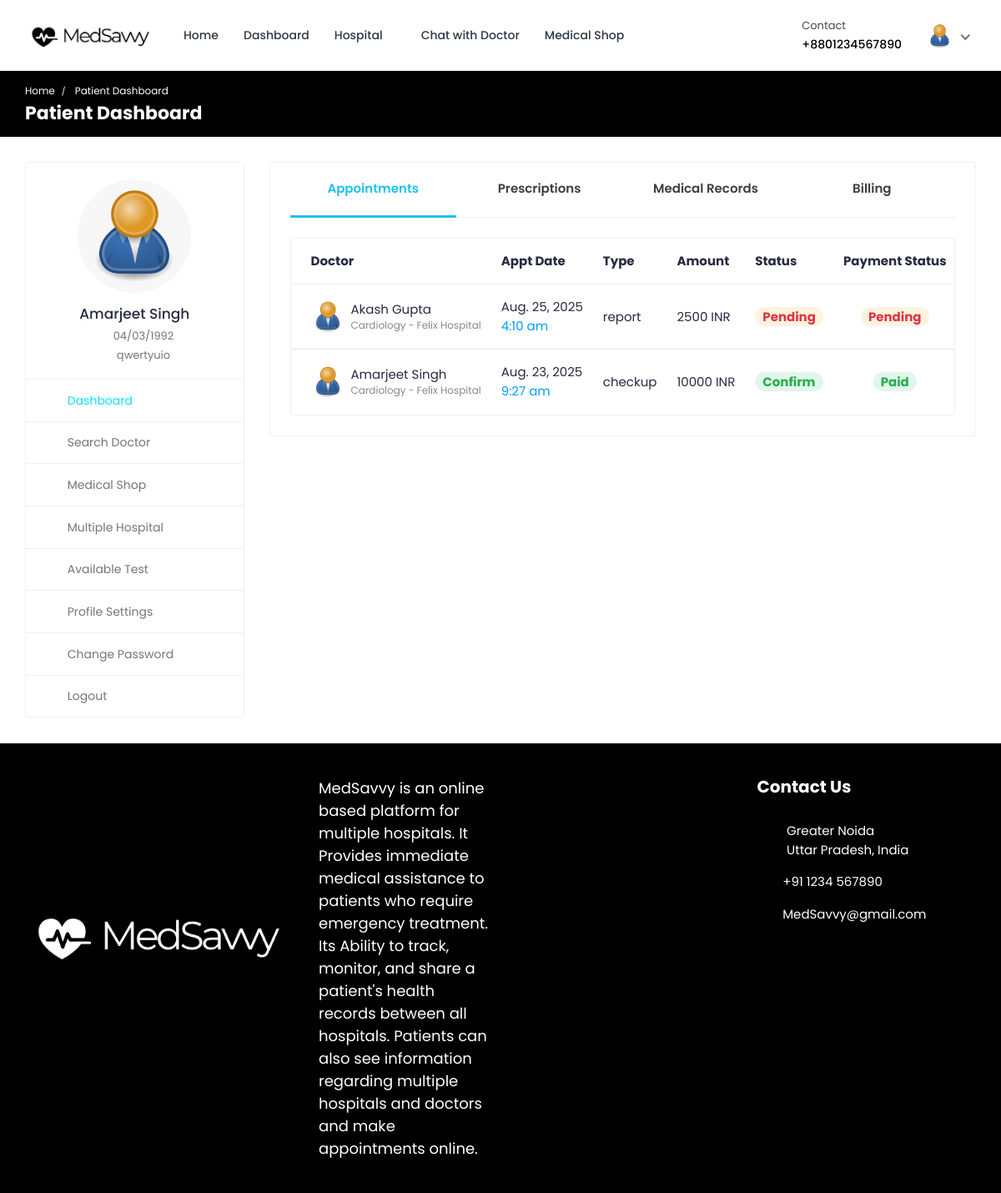
/patient-dashboard/ (signed in), run on an earlier commit of the app's database.
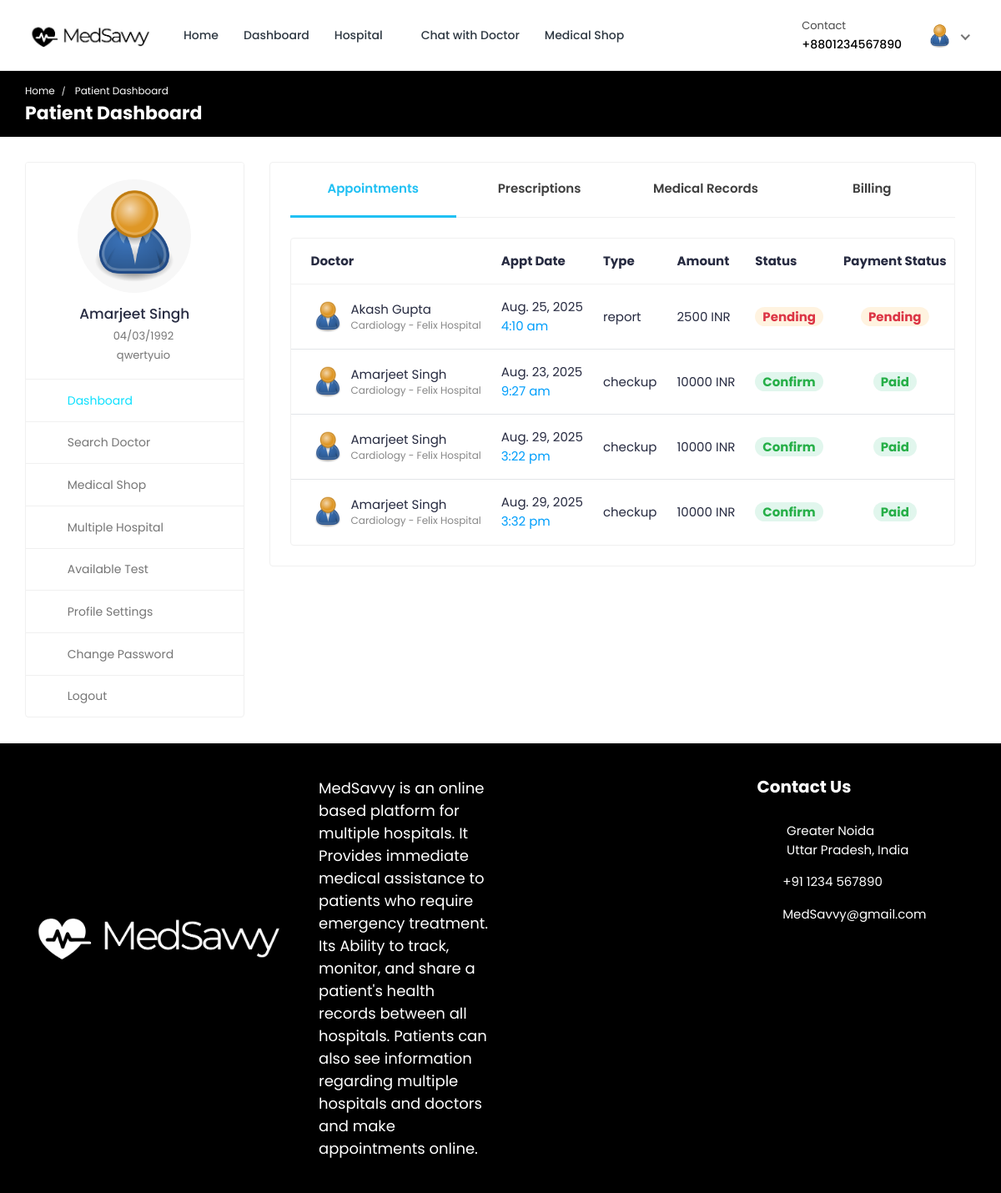
And on a later commit of the database.
### doctor/models.py (models this page shows, shortened)
class Appointment(models.Model):
    APPOINTMENT_TYPE = (
        ('report', 'report'),
        ('checkup', 'checkup'),
    )
    APPOINTMENT_STATUS = (
        ('pending', 'pending'),
        ('confirmed', 'confirmed'),
        ('cancelled', 'cancelled'),
    )
    id = models.AutoField(primary_key=True)
    date = models.DateField(null=True, blank=True)
    time = models.CharField(max_length=200, null=True, blank=True)
    doctor = models.ForeignKey(Doctor_Information, on_delete=models.CASCADE, null=True, blank=True)
    patient = models.ForeignKey(Patient, on_delete=models.CASCADE, null=True, blank=True)
    appointment_type = models.CharField(max_length=200, choices=APPOINTMENT_TYPE)
    appointment_status = models.CharField(max_length=200, choices=APPOINTMENT_STATUS)
    serial_number = models.CharField(max_length=200, null=True, blank=True)
    payment_status = models.CharField(max_length=200, null=True, blank=True, default='pending')
    transaction_id = models.CharField(max_length=255, null=True, blank=True)
    message = models.CharField(max_length=255, null=True, blank=True)

class Doctor_Information(models.Model):
    DOCTOR_TYPE = (
        ('Cardiologists', 'Cardiologists'),
        ('Neurologists', 'Neurologists'),
        ('Pediatricians', 'Pediatricians'),
        ('Physiatrists', 'Physiatrists'),
        ('Dermatologists', 'Dermatologists'),
    )
    doctor_id = models.AutoField(primary_key=True)
    user = models.OneToOneField(User, on_delete=models.CASCADE, null=True, blank=True, related_name='profile')
    name = models.CharField(max_length=200, null=True, blank=True)
    username = models.CharField(max_length=200, null=True, blank=True)
    gender = models.CharField(max_length=200, null=True, blank=True)
    description = models.TextField(max_length=1000, null=True, blank=True)
    department = models.CharField(max_length=200, choices=DOCTOR_TYPE, null=True, blank=True)
    department_name = models.ForeignKey(hospital_department, on_delete=models.SET_NULL, null=True, blank=True)
    specialization = models.ForeignKey(specialization, on_delete=models.SET_NULL, null=True, blank=True)
    featured_image = models.ImageField(upload_to='doctors/', default='doctors/user-default.png', null=True, blank=True)
    certificate_image = models.ImageField(upload_to='doctors_certificate/', default='doctors_certificate/default.png', null=True, blank=True)
    email = models.EmailField(max_length=200, null=True, blank=True)
    phone_number = models.CharField(max_length=200, null=True, blank=True)
    nid = models.CharField(max_length=200, null=True, blank=True)
    visiting_hour = models.CharField(max_length=200, null=True, blank=True)
    consultation_fee = models.IntegerField(null=True, blank=True)
    report_fee = models.IntegerField(null=True, blank=True)
    dob = models.CharField(max_length=200, null=True, blank=True)
    institute = models.CharField(max_length=200, null=True, blank=True)
    degree = models.CharField(max_length=200, null=True, blank=True)
    completion_year = models.CharField(max_length=200, null=True, blank=True)
    work_place = models.CharField(max_length=200, null=True, blank=True)
    designation = models.CharField(max_length=200, null=True, blank=True)
    start_year = models.CharField(max_length=200, null=True, blank=True)
    end_year = models.CharField(max_length=200, null=True, blank=True)
    register_status =  models.CharField(max_length=200, null=True, blank=True)
    hospital_name = models.ForeignKey(Hospital_Information, on_delete=models.SET_NULL, null=True, blank=True)
    def __str__(self):
        return str(self.user.username)

### hospital_admin/models.py (models this page shows)
class hospital_department(models.Model):
    hospital_department_id = models.AutoField(primary_key=True)
    hospital_department_name = models.CharField(max_length=200, null=True, blank=True)
    hospital = models.ForeignKey(Hospital_Information, on_delete=models.CASCADE, null=True, blank=True)
    featured_image = models.ImageField(upload_to='departments/', default='departments/default.png', null=True, blank=True)
    def __str__(self):
        val1 = str(self.hospital_department_name)
        val2 = str(self.hospital)
        val3 = val1 + ' - ' + val2
        return str(val3)

### hospital/models.py (models this page shows)
class Hospital_Information(models.Model):
    HOSPITAL_TYPE = (
        ('private', 'Private hospital'),
        ('public', 'Public hospital'),
    )
    hospital_id = models.AutoField(primary_key=True)
    name = models.CharField(max_length=200, null=True, blank=True)
    address = models.CharField(max_length=200, null=True, blank=True)
    featured_image = models.ImageField(upload_to='hospitals/', default='hospitals/default.png', null=True, blank=True)
    description = models.TextField(null=True, blank=True)
    email = models.EmailField(max_length=200, null=True, blank=True)
    phone_number = models.IntegerField(null=True, blank=True)
    hospital_type = models.CharField(max_length=200, choices=HOSPITAL_TYPE)
    general_bed_no = models.IntegerField(null=True, blank=True)
    available_icu_no = models.IntegerField(null=True, blank=True)
    regular_cabin_no = models.IntegerField(null=True, blank=True)
    emergency_cabin_no = models.IntegerField(null=True, blank=True)
    vip_cabin_no = models.IntegerField(null=True, blank=True)
    def __str__(self):
        return str(self.name)

### hospital/views.py (the view)
# urls.py: path('patient-dashboard/',views.patient_dashboard, name='patient-dashboard'),
@csrf_exempt
@login_required(login_url="login")
@cache_control(no_cache=True, must_revalidate=True, no_store=True)
def patient_dashboard(request):
    if request.user.is_patient:
        patient = Patient.objects.get(user=request.user)
        report = Report.objects.filter(patient=patient)
        prescription = Prescription.objects.filter(patient=patient).order_by('-prescription_id')
        appointments = Appointment.objects.filter(patient=patient).filter(Q(appointment_status='pending') | Q(appointment_status='confirmed'))
        payments = Payment.objects.filter(patient=patient).filter(appointment__in=appointments).filter(payment_type='appointment').filter(status='VALID')
        context = {'patient': patient, 'appointments': appointments, 'payments': payments,'report':report,'prescription':prescription}
    else:
        return redirect('logout')
    return render(request, 'patient-dashboard.html', context)

### templates/patient-dashboard.html (shortened to what the changed rows need)
{% load static %}
<!DOCTYPE html>
<html lang="en">
  <head>
    <link
      rel="stylesheet"
      href="{% static 'MedSavvy-System/css/Normal/bootstrap.min.css' %}"
    />
    <link
      rel="stylesheet"
      href="{% static 'MedSavvy-System/plugins/Normal/fontawesome/css/fontawesome.min.css' %}"
    />
    <link
      rel="stylesheet"
      href="{% static 'MedSavvy-System/plugins/Normal/fontawesome/css/all.min.css' %}"
    />
    <link
      rel="stylesheet"
      href="{% static 'MedSavvy-System/css/Normal/style.css' %}"
    />
  </head>
  <body>
    <div class="main-wrapper">
      <div class="breadcrumb-bar">
        <div class="container-fluid">
          <div class="row align-items-center">
            <div class="col-md-12 col-12">
              <h2 class="breadcrumb-title">Patient Dashboard</h2>{% include 'message.html' %}
            </div>
          </div>
        </div>
      </div>
      <div class="content">
        <div class="container-fluid">
          <div class="row">
            <div class="col-md-7 col-lg-8 col-xl-9">
              <div class="card">
                <div class="card-body pt-0">
                  <div class="tab-content pt-0">
                    <div
                      id="pat_appointments"
                      class="tab-pane fade show active"
                    >
                      <div class="card card-table mb-0">
                        <div class="card-body">
                          <div class="table-responsive">
                            <table class="table table-hover table-center mb-0">
                              <thead>
                                <tr>
                                  <th>Doctor</th>
                                  <th>Appt Date</th>
                                  <th>Type</th>
                                  <th>Amount</th>
                                  <th>Status</th>
                                  <th>Payment Status</th>
                                </tr>
                              </thead>
                              <tbody>
                                {% for appointment in appointments %}
                                <tr>
                                  <td>
                                    <h2 class="table-avatar">
                                      <a
                                        href="doctor-profile.html"
                                        class="avatar avatar-sm mr-2"
                                      >
                                        <img
                                          class="avatar-img rounded-circle"
                                          src="{{ appointment.doctor.featured_image.url }}"
                                          alt="User Image"
                                        />
                                      </a>
                                      <a href="doctor-profile.html"
                                        >{{ appointment.doctor.name }}
                                        <span
                                          >{{appointment.doctor.department_name}}</span
                                        ></a
                                      >
                                    </h2>
                                  </td>
                                  <td>
                                    {{appointment.date}}
                                    <span class="d-block text-info"
                                      >{{appointment.time}}</span
                                    >
                                  </td>
                                  <td>{{appointment.appointment_type}}</td>
                                  {% if appointment.appointment_type == 'checkup' %}
                                  <td>{{appointment.doctor.consultation_fee}} INR</td>
                                  {% else %}
                                  <td>{{appointment.doctor.report_fee}} INR</td>
                                  {% endif %}
                                  <td>
                                    {% if appointment.appointment_status == 'pending' %}
                                    <span class="badge badge-pill bg-warning-light">Pending</span>
                                    {% endif %}
                                    {% if appointment.appointment_status == 'confirmed' %}
                                    <span class="badge badge-pill bg-success-light">Confirm</span>
                                    {% endif %}
                                  </td>
                                  <td class="text-center">
                                    {% if appointment.payment_status == 'pending' %}
                                    <span class="badge badge-pill bg-warning-light">Pending</span>
                                    {% endif %}
                                    {% if appointment.payment_status == 'VALID' %}
                                    <span class="badge badge-pill bg-success-light">Paid</span>
                                    {% endif %}
                                  </td>
                                </tr>
                                {% endfor %}
                              </tbody>
                            </table>
                          </div>
                        </div>
                      </div>
                    </div>
                  </div>
                </div>
              </div>
            </div>
          </div>
        </div>
      </div>
      {% include 'footer.html' %}
    </div>
  </body>
</html>

What changed in the data, as far as the page shows it:
added Appointment: doctor.featured_image (placeholder picture), doctor.name "Amarjeet Singh", doctor.department_name "Cardiology - Felix Hospital", date "Aug. 29, 2025", time "3:22 pm", appointment_type "checkup", doctor.consultation_fee "10000", appointment_status "Confirm", payment_status "Paid"
added Appointment: doctor.featured_image (placeholder picture), doctor.name "Amarjeet Singh", doctor.department_name "Cardiology - Felix Hospital", date "Aug. 29, 2025", time "3:32 pm", appointment_type "checkup", doctor.consultation_fee "10000", appointment_status "Confirm", payment_status "Paid"
